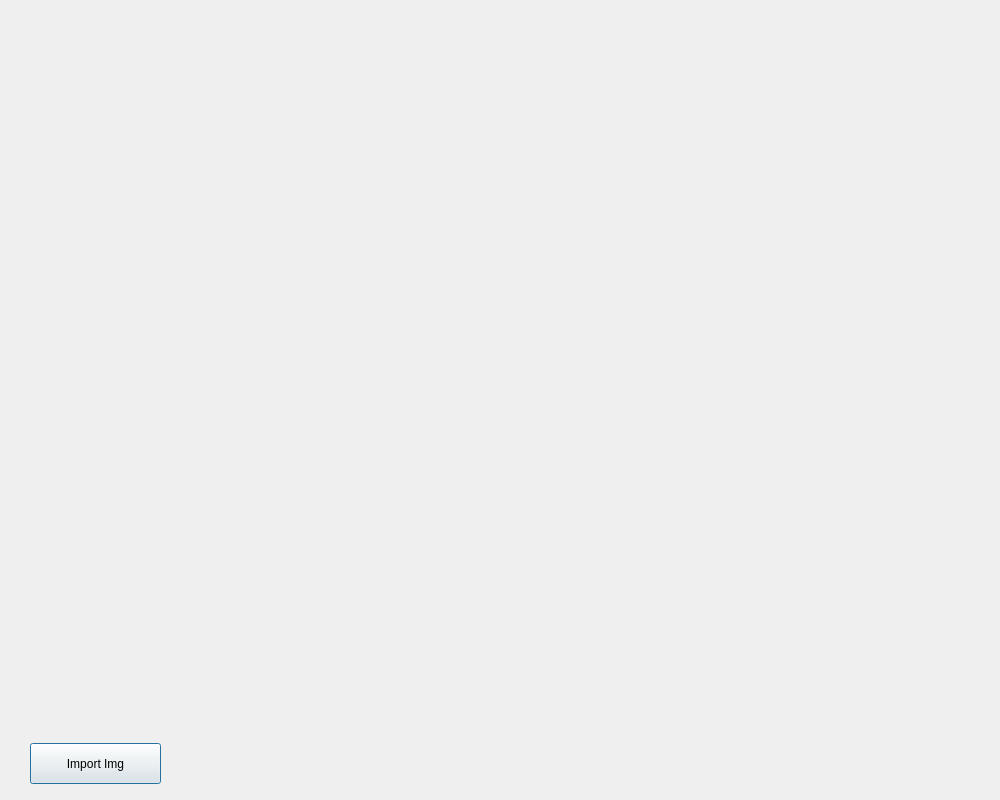
<?xml version="1.0" encoding="UTF-8"?>
<ui version="4.0">
 <class>Dialog</class>
 <widget class="QDialog" name="Dialog">
  <property name="geometry">
   <rect>
    <x>0</x>
    <y>0</y>
    <width>1000</width>
    <height>800</height>
   </rect>
  </property>
  <property name="windowTitle">
   <string>Dialog</string>
  </property>
  <widget class="QPushButton" name="ImportImg_btn">
   <property name="geometry">
    <rect>
     <x>30</x>
     <y>743</y>
     <width>131</width>
     <height>41</height>
    </rect>
   </property>
   <property name="text">
    <string>Import Img</string>
   </property>
  </widget>
  <widget class="QLabel" name="Output_img">
   <property name="geometry">
    <rect>
     <x>30</x>
     <y>20</y>
     <width>940</width>
     <height>700</height>
    </rect>
   </property>
   <property name="text">
    <string/>
   </property>
   <property name="alignment">
    <set>Qt::AlignCenter</set>
   </property>
  </widget>
 </widget>
 <resources/>
 <connections/>
</ui>
